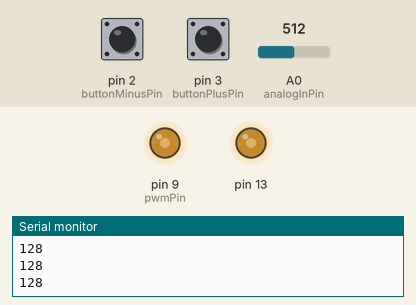
Recording of a sketch running on a simulated Arduino Uno, built with avr-gcc and run on an emulated ATmega328P. Parts: output pins drawn as LEDs (lit = HIGH), the last lines printed to the serial monitor. Inputs (shaded band) come from the test bench; at power-on: pin 3 (buttonPlusPin) HIGH, A0 (analogInPin) = 512, pin 2 (buttonMinusPin) HIGH.

Above: at 1.2 s.
1.3 s: pin 3 (buttonPlusPin) pulled LOW for 1 s
At 1.55 s:
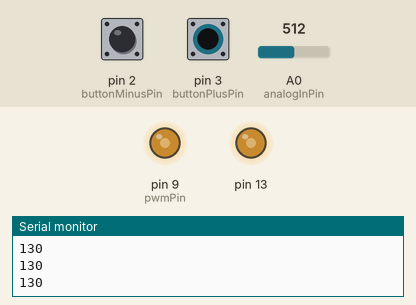
4.3 s: A0 (analogInPin) set to 716
At 4.9 s:
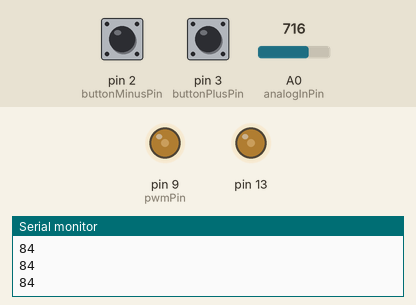
5.8 s: pin 2 (buttonMinusPin) pulled LOW for 3.2 s
At 10.0 s:
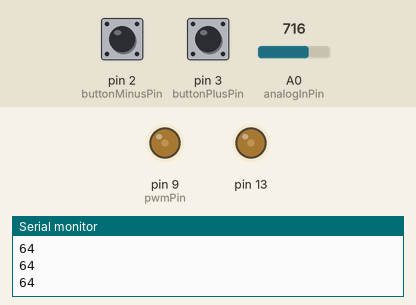
10.5 s: pin 3 (buttonPlusPin) pulled LOW for 0.15 s
At 11.2 s:
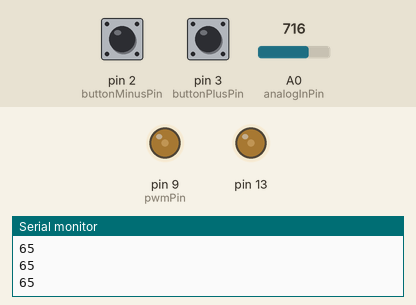
12.1 s: pin 2 (buttonMinusPin) pulled LOW for 0.15 s
At 13.0 s:
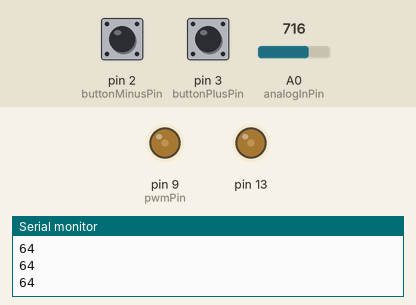
13.7 s: A0 (analogInPin) set to 1023
At 14.8 s:
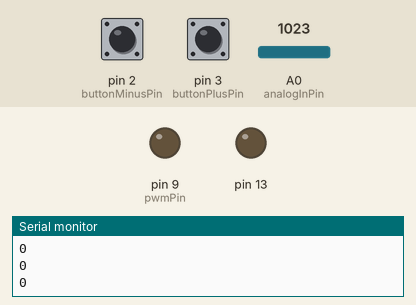
Timing chart, 0 to 16.2 s (numbered marks = the images above; inputs shaded):
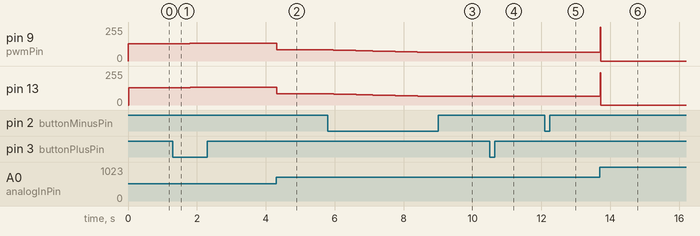

The sketch:

PWMGenerator.ino
```cpp
/*
PWMGenerator

This arduino code allows you to generate a PWM signal.

This code uses two ways for that :
  - a potentiometer (pin A0)
  - two buttons for fine-tuning (pin 2 and 3).

Button 2 allows you to decrease the PWM signal of one step.
Button 3 allows you to increase the PWM signal of one step.

By pusshing the button 2 and 3 at the same time, you will cancel the fine tuning.

You can estimate the PWM signal by the brightness of led 13.
*/

#include <SoftPWM.h>

const int analogInPin = A0;
const int pwmPin = 9;
const int buttonPlusPin = 3;
const int buttonMinusPin = 2;
const int debounceDelay = 150;

int potValue = 0;
int buttonsValue = 0;

int buttonPlusDebounce = 0;
int buttonMinusDebounce = 0;

void setup() {
  Serial.begin(9600);

  pinMode(analogInPin, INPUT);
  pinMode(pwmPin, OUTPUT);
  pinMode(buttonPlusPin, INPUT_PULLUP);
  pinMode(buttonMinusPin, INPUT_PULLUP);

  //Soft PWM for Led 13
  SoftPWMBegin();
  SoftPWMSet(13, 0);
  SoftPWMSetFadeTime(13, 0, 0);
}

void loop() {
  // map analog read to the range of the analog out:
  potValue = 255 - map(analogRead(analogInPin), 0, 1023, 0, 255);

  // handle buttons
  if(digitalRead(buttonPlusPin) == LOW && digitalRead(buttonMinusPin) == LOW){
    buttonsValue = 0;
  }
  else{
    if(digitalRead(buttonPlusPin) == LOW && millis() >= buttonPlusDebounce + debounceDelay){
      buttonsValue++;
      buttonPlusDebounce = millis();
    }
    if(digitalRead(buttonMinusPin) == LOW && millis() >= buttonMinusDebounce + debounceDelay){
      buttonsValue--;
      buttonMinusDebounce = millis();
    }
  }

  //correct button value if necessary
  int outputValue = potValue + buttonsValue;
  if(outputValue < 0){
    buttonsValue = -potValue;
  }
  if(outputValue > 255){
    buttonsValue = 255 - potValue;
  }

  // change the analog out value:
  analogWrite(pwmPin, outputValue);

  // Set the led brightness
  SoftPWMSet(13, outputValue);

  // Write value to serial
  Serial.println(outputValue);

  delay(20);
}
```

Measured:
- after the input at 1.3 s, pin 9 (pwmPin), pin 13: moves from 128/255 to 135/255 over 0.98 s, starting at once
- after the input at 4.3 s, pin 9 (pwmPin), pin 13: 135/255 → 84/255 at once
- after the input at 5.8 s, pin 9 (pwmPin), pin 13: moves from 84/255 to 64/255 over 3.1 s, starting at once
- after the input at 10.5 s, pin 9 (pwmPin), pin 13: 64/255 → 65/255 at once
- after the input at 12.1 s, pin 9 (pwmPin), pin 13: 65/255 → 64/255 at once
- after the input at 13.7 s, pin 9 (pwmPin), pin 13: 64/255 → 0/255 at once
